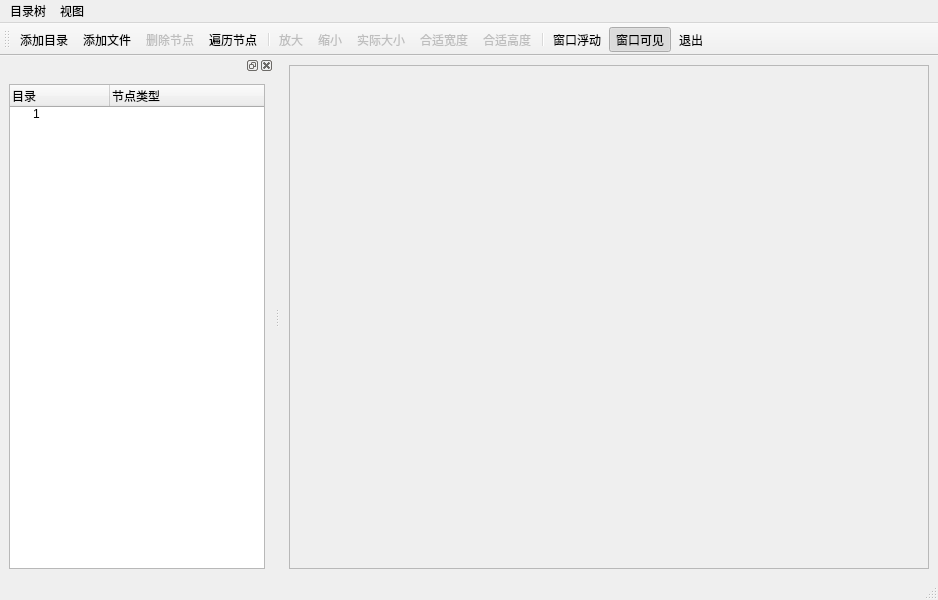
<?xml version="1.0" encoding="UTF-8"?>
<ui version="4.0">
 <class>MainWindow</class>
 <widget class="QMainWindow" name="MainWindow">
  <property name="geometry">
   <rect>
    <x>0</x>
    <y>0</y>
    <width>938</width>
    <height>600</height>
   </rect>
  </property>
  <property name="windowTitle">
   <string>MainWindow</string>
  </property>
  <widget class="QWidget" name="centralwidget">
   <layout class="QGridLayout" name="gridLayout_2">
    <item row="0" column="0">
     <widget class="QScrollArea" name="scrollArea">
      <property name="widgetResizable">
       <bool>true</bool>
      </property>
      <widget class="QWidget" name="scrollAreaWidgetContents">
       <property name="geometry">
        <rect>
         <x>0</x>
         <y>0</y>
         <width>725</width>
         <height>466</height>
        </rect>
       </property>
       <layout class="QGridLayout" name="gridLayout_3">
        <item row="0" column="0">
         <widget class="QLabel" name="labPic">
          <property name="text">
           <string/>
          </property>
          <property name="alignment">
           <set>Qt::AlignCenter</set>
          </property>
         </widget>
        </item>
       </layout>
      </widget>
     </widget>
    </item>
   </layout>
  </widget>
  <widget class="QMenuBar" name="menubar">
   <property name="geometry">
    <rect>
     <x>0</x>
     <y>0</y>
     <width>938</width>
     <height>25</height>
    </rect>
   </property>
   <widget class="QMenu" name="menu">
    <property name="title">
     <string>目录树</string>
    </property>
    <addaction name="actAddCatalog"/>
    <addaction name="actAddFile"/>
    <addaction name="actDeleteNode"/>
    <addaction name="actTraverseNode"/>
    <addaction name="actQuit"/>
   </widget>
   <widget class="QMenu" name="menu_2">
    <property name="title">
     <string>视图</string>
    </property>
    <addaction name="actAMP"/>
    <addaction name="actRED"/>
    <addaction name="actCurrentAMP_RDE"/>
    <addaction name="actWide"/>
    <addaction name="actHeight"/>
    <addaction name="actWindowsFloat"/>
    <addaction name="actWindowsShow"/>
   </widget>
   <addaction name="menu"/>
   <addaction name="menu_2"/>
  </widget>
  <widget class="QStatusBar" name="statusbar"/>
  <widget class="QToolBar" name="toolBar">
   <property name="windowTitle">
    <string>toolBar</string>
   </property>
   <property name="toolButtonStyle">
    <enum>Qt::ToolButtonTextUnderIcon</enum>
   </property>
   <attribute name="toolBarArea">
    <enum>TopToolBarArea</enum>
   </attribute>
   <attribute name="toolBarBreak">
    <bool>false</bool>
   </attribute>
   <addaction name="actAddCatalog"/>
   <addaction name="actAddFile"/>
   <addaction name="actDeleteNode"/>
   <addaction name="actTraverseNode"/>
   <addaction name="separator"/>
   <addaction name="actAMP"/>
   <addaction name="actRED"/>
   <addaction name="actCurrentAMP_RDE"/>
   <addaction name="actWide"/>
   <addaction name="actHeight"/>
   <addaction name="separator"/>
   <addaction name="actWindowsFloat"/>
   <addaction name="actWindowsShow"/>
   <addaction name="actQuit"/>
  </widget>
  <widget class="QDockWidget" name="dockWidget">
   <attribute name="dockWidgetArea">
    <number>1</number>
   </attribute>
   <widget class="QWidget" name="dockWidgetContents">
    <layout class="QGridLayout" name="gridLayout">
     <item row="0" column="0">
      <widget class="QTreeWidget" name="treeWidget">
       <column>
        <property name="text">
         <string>目录</string>
        </property>
       </column>
       <column>
        <property name="text">
         <string>节点类型</string>
        </property>
       </column>
       <item>
        <property name="text">
         <string>1</string>
        </property>
       </item>
      </widget>
     </item>
    </layout>
   </widget>
  </widget>
  <action name="actAddCatalog">
   <property name="icon">
    <iconset resource="res.qrc">
     <normaloff>:/icon/20.png</normaloff>:/icon/20.png</iconset>
   </property>
   <property name="text">
    <string>添加目录</string>
   </property>
   <property name="toolTip">
    <string>添加目录</string>
   </property>
   <property name="menuRole">
    <enum>QAction::NoRole</enum>
   </property>
  </action>
  <action name="actAddFile">
   <property name="icon">
    <iconset resource="res.qrc">
     <normaloff>:/icon/19.png</normaloff>:/icon/19.png</iconset>
   </property>
   <property name="text">
    <string>添加文件</string>
   </property>
   <property name="toolTip">
    <string>添加文件</string>
   </property>
   <property name="menuRole">
    <enum>QAction::NoRole</enum>
   </property>
  </action>
  <action name="actDeleteNode">
   <property name="enabled">
    <bool>false</bool>
   </property>
   <property name="icon">
    <iconset resource="res.qrc">
     <normaloff>:/icon/10.png</normaloff>:/icon/10.png</iconset>
   </property>
   <property name="text">
    <string>删除节点</string>
   </property>
   <property name="toolTip">
    <string>删除节点</string>
   </property>
   <property name="menuRole">
    <enum>QAction::NoRole</enum>
   </property>
  </action>
  <action name="actTraverseNode">
   <property name="icon">
    <iconset resource="res.qrc">
     <normaloff>:/icon/8.png</normaloff>:/icon/8.png</iconset>
   </property>
   <property name="text">
    <string>遍历节点</string>
   </property>
   <property name="toolTip">
    <string>遍历节点</string>
   </property>
   <property name="menuRole">
    <enum>QAction::NoRole</enum>
   </property>
  </action>
  <action name="actAMP">
   <property name="enabled">
    <bool>false</bool>
   </property>
   <property name="icon">
    <iconset resource="res.qrc">
     <normaloff>:/icon/4.png</normaloff>:/icon/4.png</iconset>
   </property>
   <property name="text">
    <string>放大</string>
   </property>
   <property name="toolTip">
    <string>放大</string>
   </property>
   <property name="menuRole">
    <enum>QAction::NoRole</enum>
   </property>
  </action>
  <action name="actRED">
   <property name="enabled">
    <bool>false</bool>
   </property>
   <property name="icon">
    <iconset resource="res.qrc">
     <normaloff>:/icon/16.png</normaloff>:/icon/16.png</iconset>
   </property>
   <property name="text">
    <string>缩小</string>
   </property>
   <property name="toolTip">
    <string>缩小</string>
   </property>
   <property name="menuRole">
    <enum>QAction::NoRole</enum>
   </property>
  </action>
  <action name="actCurrentAMP_RDE">
   <property name="enabled">
    <bool>false</bool>
   </property>
   <property name="icon">
    <iconset resource="res.qrc">
     <normaloff>:/icon/1.png</normaloff>:/icon/1.png</iconset>
   </property>
   <property name="text">
    <string>实际大小</string>
   </property>
   <property name="toolTip">
    <string>实际大小</string>
   </property>
   <property name="menuRole">
    <enum>QAction::NoRole</enum>
   </property>
  </action>
  <action name="actWide">
   <property name="enabled">
    <bool>false</bool>
   </property>
   <property name="icon">
    <iconset resource="res.qrc">
     <normaloff>:/icon/13.png</normaloff>:/icon/13.png</iconset>
   </property>
   <property name="text">
    <string>合适宽度</string>
   </property>
   <property name="toolTip">
    <string>合适宽度</string>
   </property>
   <property name="menuRole">
    <enum>QAction::NoRole</enum>
   </property>
  </action>
  <action name="actHeight">
   <property name="enabled">
    <bool>false</bool>
   </property>
   <property name="icon">
    <iconset resource="res.qrc">
     <normaloff>:/icon/23.png</normaloff>:/icon/23.png</iconset>
   </property>
   <property name="text">
    <string>合适高度</string>
   </property>
   <property name="toolTip">
    <string>合适高度</string>
   </property>
   <property name="menuRole">
    <enum>QAction::NoRole</enum>
   </property>
  </action>
  <action name="actWindowsFloat">
   <property name="checkable">
    <bool>true</bool>
   </property>
   <property name="icon">
    <iconset resource="res.qrc">
     <normaloff>:/icon/15.png</normaloff>:/icon/15.png</iconset>
   </property>
   <property name="text">
    <string>窗口浮动</string>
   </property>
   <property name="toolTip">
    <string>窗口浮动</string>
   </property>
   <property name="menuRole">
    <enum>QAction::NoRole</enum>
   </property>
  </action>
  <action name="actWindowsShow">
   <property name="checkable">
    <bool>true</bool>
   </property>
   <property name="checked">
    <bool>true</bool>
   </property>
   <property name="icon">
    <iconset resource="res.qrc">
     <normaloff>:/icon/9.png</normaloff>:/icon/9.png</iconset>
   </property>
   <property name="text">
    <string>窗口可见</string>
   </property>
   <property name="toolTip">
    <string>窗口可见</string>
   </property>
   <property name="menuRole">
    <enum>QAction::NoRole</enum>
   </property>
  </action>
  <action name="actQuit">
   <property name="icon">
    <iconset resource="res.qrc">
     <normaloff>:/icon/17.png</normaloff>:/icon/17.png</iconset>
   </property>
   <property name="text">
    <string>退出</string>
   </property>
   <property name="toolTip">
    <string>退出</string>
   </property>
   <property name="menuRole">
    <enum>QAction::NoRole</enum>
   </property>
  </action>
 </widget>
 <resources>
  <include location="res.qrc"/>
 </resources>
 <connections>
  <connection>
   <sender>actQuit</sender>
   <signal>triggered()</signal>
   <receiver>MainWindow</receiver>
   <slot>close()</slot>
   <hints>
    <hint type="sourcelabel">
     <x>-1</x>
     <y>-1</y>
    </hint>
    <hint type="destinationlabel">
     <x>468</x>
     <y>299</y>
    </hint>
   </hints>
  </connection>
 </connections>
</ui>
